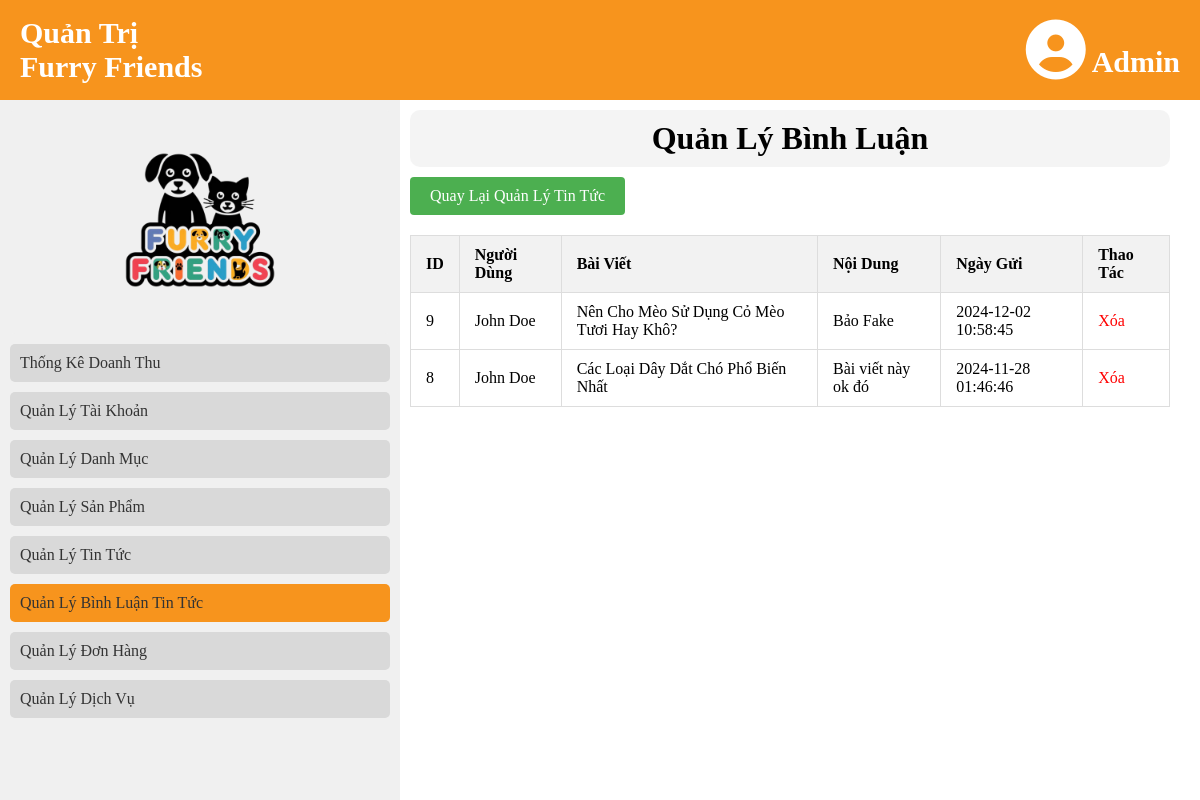
The app's page /admin.php?Page=quan_ly_binh_luan_tin_tuc (signed in) with its own data.
### tables this page shows
CREATE TABLE `comments_news` (
  `ID` int(11) NOT NULL,
  `User_ID` int(11) DEFAULT NULL,
  `News_ID` int(11) NOT NULL,
  `Sent_Date` datetime NOT NULL DEFAULT current_timestamp(),
  `Comment` text NOT NULL,
  `Status` tinyint(1) NOT NULL DEFAULT 1
);

CREATE TABLE `users` (
  `ID` int(11) NOT NULL,
  `Username` varchar(40) NOT NULL,
  `Password` varchar(100) NOT NULL,
  `Name` varchar(50) NOT NULL,
  `Phone` varchar(50) NOT NULL,
  `Email` varchar(50) NOT NULL,
  `Role` tinyint(1) NOT NULL,
  `Status` tinyint(1) NOT NULL
);

CREATE TABLE `news` (
  `ID` int(11) NOT NULL,
  `Category_ID` int(11) NOT NULL,
  `Name` varchar(255) NOT NULL,
  `Create_Date` datetime NOT NULL DEFAULT current_timestamp(),
  `Image` varchar(255) NOT NULL,
  `More_Image` text DEFAULT NULL,
  `Content` text NOT NULL,
  `Status` tinyint(1) NOT NULL DEFAULT 1,
  `Views` int(11) NOT NULL DEFAULT 0
);

### admin/controller/Admin_Controller.php (called while the page is built, shortened)
<?php
class Admin_Controller
{
    public $Import_Database;
    public function __construct()
    {
        $this->Import_Database = new Database();
    }
    public function quan_ly_binh_luan_tin_tuc()
    {
        $comments = $this->Import_Database->Get_All_Comments();
        include_once 'admin/views/header.php';
        include_once 'admin/views/nav.php';
        include_once 'admin/views/quan_ly_binh_luan_tin_tuc.php';
    }
}

### admin/views/quan_ly_binh_luan_tin_tuc.php (the view, shortened to what this page needs)
<main>
    <h1 class="Title-Page-Main">Quản Lý Bình Luận</h1>
    <a class="binh_luan" href="admin.php?Page=quan_ly_bai_viet" class="btn-back">Quay Lại Quản Lý Tin Tức</a>
    <table border="1" cellspacing="0" cellpadding="10" >
        <thead style="background-color: #f2f2f2;">
            <tr>
                <th>ID</th>
                <th>Người Dùng</th>
                <th>Bài Viết</th>
                <th>Nội Dung</th>
                <th>Ngày Gửi</th>
                <th>Thao Tác</th>
            </tr>
        </thead>
        <tbody>
            <?php if (!empty($comments)): ?>
                <?php foreach ($comments as $comment): ?>
                    <tr>
                        <td><?= $comment['ID']; ?></td>
                        <td><?= $comment['User_Name']; ?></td>
                        <td><?= $comment['News_Title']; ?></td>
                        <td><?= nl2br($comment['Content']); ?></td>
                        <td><?= $comment['Sent_Date']; ?></td>
                        <td>
                            <a href="admin.php?Page=xoa_binh_luan_tin_tuc&ID=<?= $comment['ID']; ?>"
                               style="color: red; text-decoration: none;"
                               onclick="return confirm('Bạn có chắc chắn muốn xóa bình luận này?');">Xóa</a>
                        </td>
                    </tr>
                <?php endforeach; ?>
            <?php else: ?>
                <tr>
                    <td colspan="6" >Không có bình luận nào</td>
                </tr>
            <?php endif; ?>
        </tbody>
    </table>
</main>

### public/css/admin.css (style rules this page uses)
* { box-sizing: border-box; margin: 0; padding: 0; }
a { text-decoration: none; color: #333; }
main { width: calc(100% - 420px); margin-left: 400px; padding: 10px; }
.Title-Page-Main { width: 100%; margin-bottom: 10px; border-radius: 10px; padding: 10px; background-color: rgba(240, 240, 240, 0.7); text-align: center; }

### admin/views/quan_ly_binh_luan_tin_tuc.php (style rules this page uses)
.binh_luan { display: inline-block; padding: 10px 20px; background-color: #4CAF50; color: white; text-decoration: none; border: none; border-radius: 4px; cursor: pointer; }
table { width: 100%; border-collapse: collapse; margin-top: 20px; }
th, td { padding: 10px 15px; border: 1px solid #ddd; text-align: left; }
th { background-color: #f2f2f2; }

### records on screen
comments_news: ID "9", User_ID.Name "John Doe", News_ID.Name "Nên Cho Mèo Sử Dụng Cỏ Mèo Tươi Hay Khô?", Comment "Bảo Fake", Sent_Date "2024-12-02 10:58:45"
comments_news: ID "8", User_ID.Name "John Doe", News_ID.Name "Các Loại Dây Dắt Chó Phổ Biến Nhất", Comment "Bài viết này ok đó", Sent_Date "2024-11-28 01:46:46"
